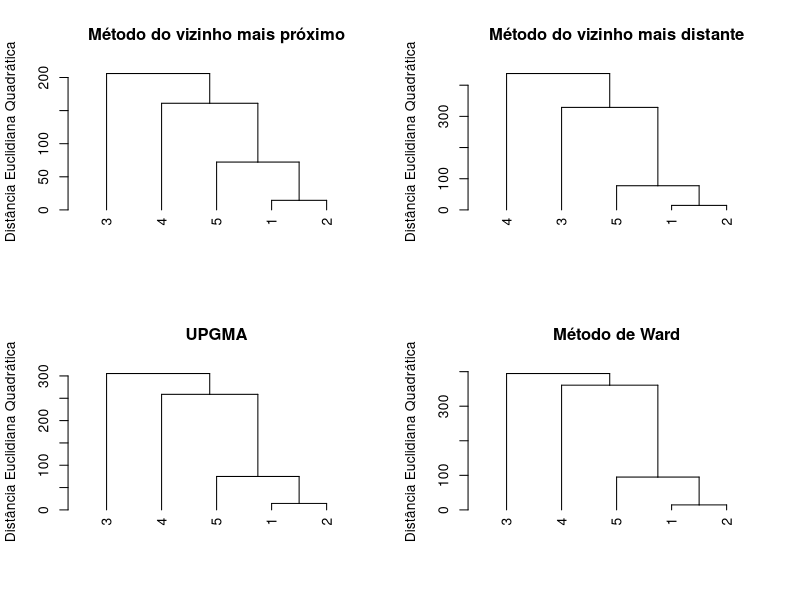
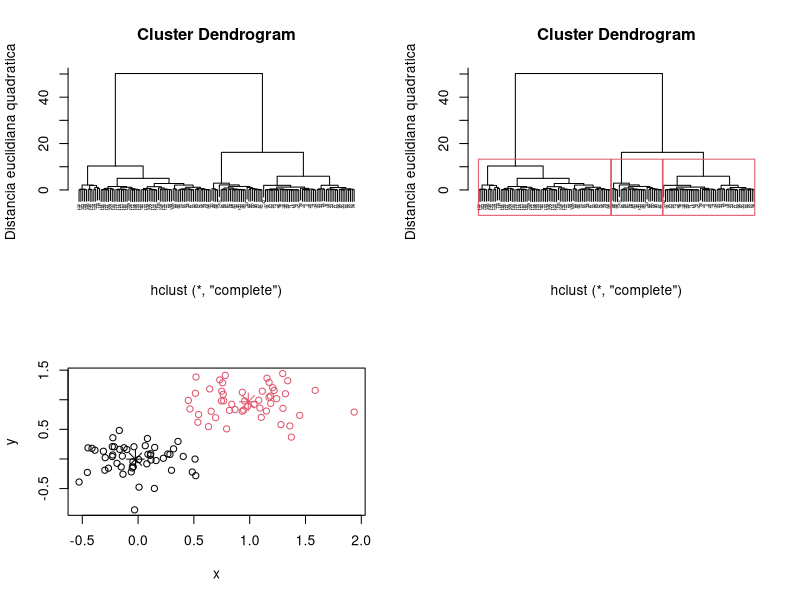

Write the R code that produced these figures, in order.
## ---- chunk 1
# Conjunto de dados exemplo:

dados <- matrix(c(9.6, 28, 18, 8.4, 31, 16, 2.4, 42, 9, 18.2, 38, 20, 3.9, 25, 12), 5, 3, TRUE)
## ---- chunk 2
euclidiana <- dist(dados, method = "euclidean")^2
euclidiana
## ---- chunk 3
euclidiana <- dist(dados, method = "euclidean", diag = TRUE, upper = TRUE)^2
euclidiana
## ---- chunk 4

generalizada.dist <- function(data.x, data.y=NULL, vc=NULL){
  xx <- as.matrix(data.x)
  if(is.null(data.y))
    yy <- as.matrix(data.x)
  else
    yy <- as.matrix(data.y)
  if(is.null(vc)){
    if(is.null(data.y))
      vc <- var(xx)
    else
      vc <- var(rbind(xx,yy))
  }
  ny <- nrow(yy)
  md <- matrix(0,nrow(xx), ny)
  for(i in 1:ny){
    md[,i] <- mahalanobis(xx, yy[i,], cov=vc)
  }
  if(is.null(data.y))
    dimnames(md) <- list(rownames(data.x), rownames(data.x))
  else
    dimnames(md) <- list(rownames(data.x), rownames(data.y))
  sqrt(md)
}

## ---- chunk 5
a <-var(dados)
D <-diag(diag(a))
D <-as.matrix(D)
karl_pearson<-(generalizada.dist(dados,vc=D))^2
karl_pearson
## ---- chunk 6
mahalanobis <- generalizada.dist(dados,vc=a)^2
mahalanobis
## ---- chunk 7
# Aplicação prática usando a matriz 'dados' e a matriz resultante da distância 'euclidiana' 

par(mfrow = c(2,2))
agr1<-hclust(euclidiana, method = "single")
agr1$height   # Mostra os pontos de fusão do agrupamento
agr1 <- as.dendrogram(agr1)
plot(agr1,xlab="",ylab="Distância Euclidiana Quadrática",main="Método do vizinho mais próximo")

agr2<-hclust(euclidiana, method = "complete")
agr2$height #pontos de fusão.
agr2 <- as.dendrogram(agr2)
plot(agr2, xlab=" ",ylab="Distância Euclidiana Quadrática",main="Método do vizinho mais distante")

agr3<-hclust(euclidiana, method = "average")
agr3$height #pontos de fusão.
agr3 <- as.dendrogram(agr3)
plot(agr3, xlab=" ",ylab="Distância Euclidiana Quadrática",main="UPGMA")

agr4<-hclust(euclidiana, method ="ward.D")
agr4$height #pontos de fusão.
agr4 <- as.dendrogram(agr4)
plot(agr4, xlab=" ",ylab="Distância Euclidiana Quadrática",main="Método de Ward")

## ---- chunk 8
#Aplicação prática usando o banco de dados 'IRIS'

dados_iris <- iris

eucli_iris <- dist(dados_iris[,-5], method = "euclidean")^2

agrupamento = hclust(eucli_iris, method = "complete")

plot(agrupamento, xlab = "", ylab = "Distancia euclidiana quadratica", cex = 0.3)
## ---- chunk 9
# Correlação cofenética do resultado com os dados originais

cofenetica = cophenetic(agrupamento)
cor(cofenetica, eucli_iris)

## ---- chunk 10
# adiciona retangulos ao redor dos grupos
plot(agrupamento, xlab = "", ylab = "Distancia euclidiana quadratica", cex = 0.3)
rect.hclust(agrupamento, k = 3)  

## ---- chunk 11
# Mostrando os grupos em que os dados estão contidos
grupos <- cutree(agrupamento, k = 3)
grupos
## ---- chunk 12
# Aplicação prática usando a matriz 'dados':

agr<-kmeans(dados, centers= 2)
agr
agr$cluster

## ---- chunk 13
# Aplicação prática usando uma matriz aleatória 'x'

x <- rbind(matrix(rnorm(100, mean=0, sd = 0.3), ncol = 2),matrix(rnorm(100, mean = 1, sd = 0.3), ncol= 2))
colnames(x) <- c("x", "y")
cluster <- kmeans(x, 2)
plot(x,col=cluster$cluster)
points(cluster$centers,col=1:2,pch=8,cex=2) #pch=formato; cex=tamanho

## ---- chunk 14
# Aplicação pratica usando os dados 'IRIS'

kmedia = kmeans(dados_iris[,-5], 3, nstart = 20)
kmedia
kmedia$cluster

